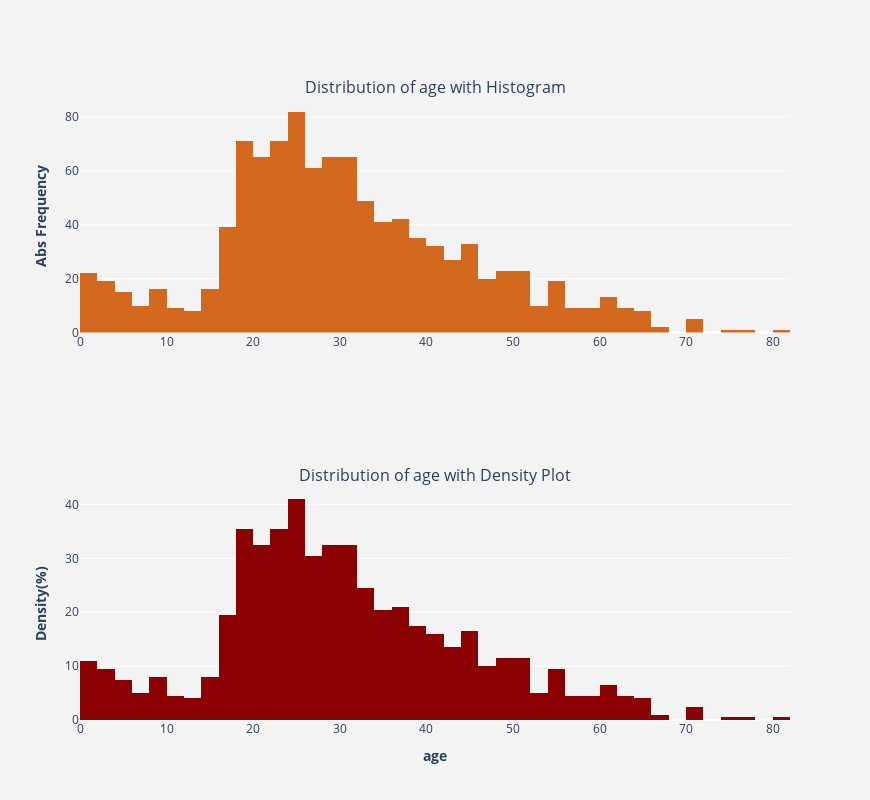

The code cell stored with this chart in its notebook:
### Code cell
plotHistogram(df.age)

### Figure 1 — Plotly figure (JSON) as saved in the notebook; plotly's stock layout.template omitted (floating-point values rounded to 4 significant figures; data arrays with more than 128 entries replaced by an {"elided": "..."} marker saying what was removed)
{"data": [{"hoverinfo": "x+y", "marker": {"color": "chocolate"}, "type": "histogram", "x": {"elided": "1309 float values"}, "xaxis": "x", "yaxis": "y"}, {"histnorm": "density", "hoverinfo": "x+y", "marker": {"color": "darkred"}, "type": "histogram", "x": {"elided": "1309 float values"}, "xaxis": "x2", "yaxis": "y2"}], "layout": {"annotations": [{"font": {"size": 16}, "showarrow": false, "text": "Distribution of age with Histogram", "x": 0.5, "xanchor": "center", "xref": "paper", "y": 1, "yanchor": "bottom", "yref": "paper"}, {"font": {"size": 16}, "showarrow": false, "text": "Distribution of age with Density Plot", "x": 0.5, "xanchor": "center", "xref": "paper", "y": 0.375, "yanchor": "bottom", "yref": "paper"}], "height": 800, "hovermode": "closest", "paper_bgcolor": "rgb(243, 243, 243)", "plot_bgcolor": "rgb(243, 243, 243)", "showlegend": false, "width": 870, "xaxis": {"anchor": "y", "domain": [0, 1]}, "xaxis2": {"anchor": "y2", "domain": [0, 1], "title": {"text": "<b>age</b>"}}, "yaxis": {"anchor": "x", "domain": [0.625, 1], "title": {"text": "<b>Abs Frequency</b>"}}, "yaxis2": {"anchor": "x2", "domain": [0, 0.375], "title": {"text": "<b>Density(%)</b>"}}}}
